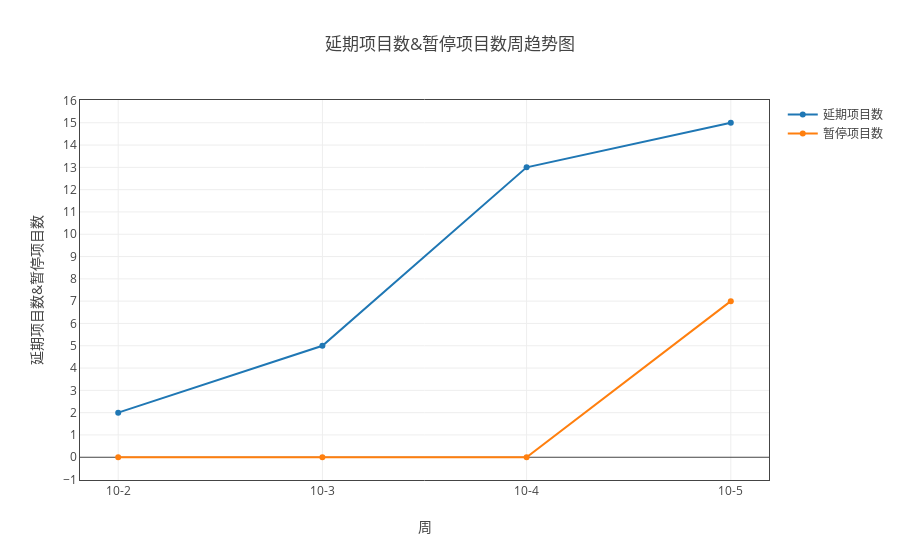

The code cell stored with this chart in its notebook:
### Markdown cell above
#### 延期项目数和暂停项目数

### Code cell
ss=myModule.format(all_dict ,"日期" ,[ '延期项目数', '暂停项目数'])
tt = myModule.myPlot(ss.groupby('sum'))
tt.plot('line')

### Figure 1 — Plotly figure (JSON) as saved in the notebook; plotly's stock layout.template omitted (floating-point values rounded to 4 significant figures)
{"data": [{"name": "延期项目数", "type": "scatter", "uid": "01839272-e18c-11e8-8ddb-a41f72875c19", "x": ["10-2", "10-3", "10-4", "10-5"], "y": [2, 5, 13, 15]}, {"name": "暂停项目数", "type": "scatter", "uid": "01839273-e18c-11e8-8ddb-a41f72875c19", "x": ["10-2", "10-3", "10-4", "10-5"], "y": [0, 0, 0, 7]}], "layout": {"title": "延期项目数&暂停项目数周趋势图", "xaxis": {"mirror": "all", "nticks": 20, "showgrid": true, "showline": true, "title": "周", "type": "category", "zeroline": true}, "yaxis": {"mirror": "all", "nticks": 20, "showgrid": true, "showline": true, "title": "延期项目数&暂停项目数", "zeroline": true}}}
